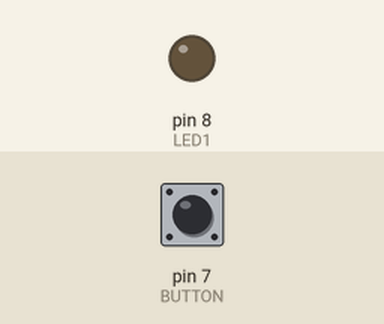
A sketch run on a simulated Arduino Uno, built with avr-gcc and run on an emulated ATmega328P. Parts: output pins drawn as LEDs (lit = HIGH). Dashed ring = blinking. Inputs (shaded band) come from the test bench; at power-on: pin 7 (BUTTON) LOW.

Above: at 1.2 s.
1.3 s: pin 7 (BUTTON) pulled HIGH for 3.2 s
At 1.6 s:
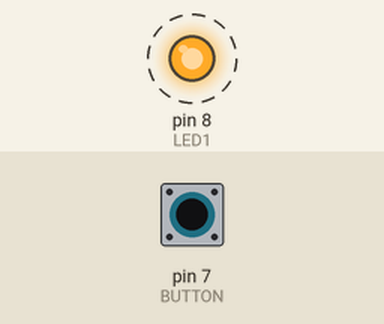
Timing chart, 0 to 6.3 s (numbered marks = the images above; inputs shaded):
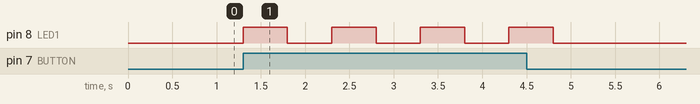

Measured:
- after the input at 1.3 s, pin 8 (LED1): alternates HIGH for 0.50 s and LOW for 0.50 s, 8 changes in all, then stays LOW, starting at once

The sketch:

One_LED.ino
```cpp
//AYYYOOOO SAMSHER DO BE HERE
#define BUTTON 7
#define LED1 8
//chloe
void setup() {
  // put your setup code here, to run once:
  pinMode(BUTTON, INPUT);
  pinMode(LED1, OUTPUT);
}
// Brendan
void loop() {
  if(digitalRead(BUTTON) == HIGH) {
    digitalWrite(LED1, HIGH);
    delay(500);
    digitalWrite(LED1, LOW);
    delay(500);
  }
  else {
    digitalWrite(LED1, LOW);
  }
}
```
